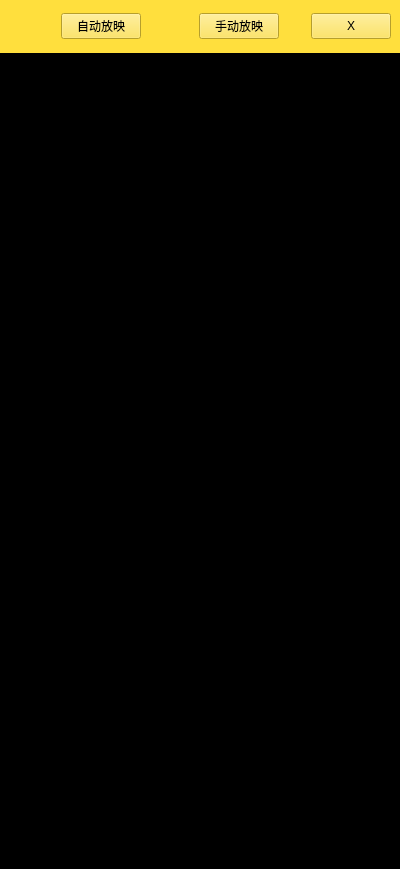
<?xml version="1.0" encoding="UTF-8"?>
<ui version="4.0">
 <class>PhotoFrame</class>
 <widget class="QWidget" name="PhotoFrame">
  <property name="geometry">
   <rect>
    <x>0</x>
    <y>0</y>
    <width>400</width>
    <height>869</height>
   </rect>
  </property>
  <property name="windowTitle">
   <string>Form</string>
  </property>
  <property name="styleSheet">
   <string notr="true">background-color: rgb(0, 0, 0);</string>
  </property>
  <layout class="QGridLayout" name="gridLayout">
   <property name="leftMargin">
    <number>0</number>
   </property>
   <property name="topMargin">
    <number>0</number>
   </property>
   <property name="rightMargin">
    <number>0</number>
   </property>
   <property name="bottomMargin">
    <number>30</number>
   </property>
   <property name="spacing">
    <number>0</number>
   </property>
   <item row="0" column="0">
    <widget class="QWidget" name="backgroundwidget" native="true">
     <property name="styleSheet">
      <string notr="true">background-color: rgb(0, 0, 0);</string>
     </property>
     <layout class="QGridLayout" name="gridLayout_2" rowstretch="1,10,2">
      <property name="leftMargin">
       <number>0</number>
      </property>
      <property name="topMargin">
       <number>0</number>
      </property>
      <property name="rightMargin">
       <number>0</number>
      </property>
      <property name="bottomMargin">
       <number>150</number>
      </property>
      <property name="spacing">
       <number>0</number>
      </property>
      <item row="2" column="0">
       <widget class="QWidget" name="buttomwidget" native="true">
        <property name="styleSheet">
         <string notr="true">background-color: rgb(91, 91, 91);</string>
        </property>
        <layout class="QGridLayout" name="gridLayout_5">
         <property name="leftMargin">
          <number>0</number>
         </property>
         <property name="topMargin">
          <number>0</number>
         </property>
         <property name="rightMargin">
          <number>0</number>
         </property>
         <property name="bottomMargin">
          <number>0</number>
         </property>
         <property name="spacing">
          <number>0</number>
         </property>
         <item row="0" column="0">
          <widget class="PhotoListView" name="tableViewPreview">
           <property name="styleSheet">
            <string notr="true">background-color: rgb(0, 0, 0);</string>
           </property>
          </widget>
         </item>
        </layout>
       </widget>
      </item>
      <item row="1" column="0">
       <widget class="QWidget" name="centerwidget" native="true">
        <layout class="QGridLayout" name="gridLayout_3" rowstretch="1,4,1">
         <property name="leftMargin">
          <number>0</number>
         </property>
         <property name="rightMargin">
          <number>0</number>
         </property>
         <item row="0" column="0">
          <spacer name="verticalSpacer_5">
           <property name="orientation">
            <enum>Qt::Vertical</enum>
           </property>
           <property name="sizeHint" stdset="0">
            <size>
             <width>20</width>
             <height>100</height>
            </size>
           </property>
          </spacer>
         </item>
         <item row="1" column="0">
          <widget class="PicItem" name="PicGraphicsView">
           <property name="styleSheet">
            <string notr="true">background-color: rgb(0, 0, 0);</string>
           </property>
          </widget>
         </item>
         <item row="2" column="0">
          <spacer name="verticalSpacer_6">
           <property name="orientation">
            <enum>Qt::Vertical</enum>
           </property>
           <property name="sizeHint" stdset="0">
            <size>
             <width>20</width>
             <height>99</height>
            </size>
           </property>
          </spacer>
         </item>
        </layout>
       </widget>
      </item>
      <item row="0" column="0">
       <widget class="QWidget" name="titlewidget" native="true">
        <property name="styleSheet">
         <string notr="true">background-color: rgb(255, 223, 61);
color: rgb(0, 0, 0);</string>
        </property>
        <layout class="QGridLayout" name="gridLayout_4" columnstretch="2,3,2,3,1,1" rowminimumheight="1,1,1">
         <item row="0" column="1">
          <spacer name="verticalSpacer_2">
           <property name="orientation">
            <enum>Qt::Vertical</enum>
           </property>
           <property name="sizeHint" stdset="0">
            <size>
             <width>20</width>
             <height>17</height>
            </size>
           </property>
          </spacer>
         </item>
         <item row="0" column="3">
          <spacer name="verticalSpacer_3">
           <property name="orientation">
            <enum>Qt::Vertical</enum>
           </property>
           <property name="sizeHint" stdset="0">
            <size>
             <width>20</width>
             <height>17</height>
            </size>
           </property>
          </spacer>
         </item>
         <item row="1" column="0">
          <spacer name="horizontalSpacer_2">
           <property name="orientation">
            <enum>Qt::Horizontal</enum>
           </property>
           <property name="sizeHint" stdset="0">
            <size>
             <width>42</width>
             <height>20</height>
            </size>
           </property>
          </spacer>
         </item>
         <item row="1" column="1">
          <widget class="QPushButton" name="autoDisplayButton">
           <property name="sizePolicy">
            <sizepolicy hsizetype="Expanding" vsizetype="Expanding">
             <horstretch>0</horstretch>
             <verstretch>0</verstretch>
            </sizepolicy>
           </property>
           <property name="text">
            <string>自动放映</string>
           </property>
          </widget>
         </item>
         <item row="1" column="2">
          <spacer name="horizontalSpacer">
           <property name="orientation">
            <enum>Qt::Horizontal</enum>
           </property>
           <property name="sizeHint" stdset="0">
            <size>
             <width>148</width>
             <height>20</height>
            </size>
           </property>
          </spacer>
         </item>
         <item row="1" column="3">
          <widget class="QPushButton" name="ManualButton">
           <property name="sizePolicy">
            <sizepolicy hsizetype="Expanding" vsizetype="Expanding">
             <horstretch>0</horstretch>
             <verstretch>0</verstretch>
            </sizepolicy>
           </property>
           <property name="text">
            <string>手动放映</string>
           </property>
          </widget>
         </item>
         <item row="1" column="4">
          <spacer name="horizontalSpacer_3">
           <property name="orientation">
            <enum>Qt::Horizontal</enum>
           </property>
           <property name="sizeHint" stdset="0">
            <size>
             <width>41</width>
             <height>20</height>
            </size>
           </property>
          </spacer>
         </item>
         <item row="1" column="5">
          <widget class="QPushButton" name="pushButton_Close">
           <property name="sizePolicy">
            <sizepolicy hsizetype="Expanding" vsizetype="Expanding">
             <horstretch>0</horstretch>
             <verstretch>0</verstretch>
            </sizepolicy>
           </property>
           <property name="text">
            <string>X</string>
           </property>
          </widget>
         </item>
         <item row="2" column="1">
          <spacer name="verticalSpacer">
           <property name="orientation">
            <enum>Qt::Vertical</enum>
           </property>
           <property name="sizeHint" stdset="0">
            <size>
             <width>20</width>
             <height>18</height>
            </size>
           </property>
          </spacer>
         </item>
         <item row="2" column="3">
          <spacer name="verticalSpacer_4">
           <property name="orientation">
            <enum>Qt::Vertical</enum>
           </property>
           <property name="sizeHint" stdset="0">
            <size>
             <width>20</width>
             <height>18</height>
            </size>
           </property>
          </spacer>
         </item>
        </layout>
       </widget>
      </item>
     </layout>
    </widget>
   </item>
  </layout>
 </widget>
 <customwidgets>
  <customwidget>
   <class>PhotoListView</class>
   <extends>QTableView</extends>
   <header location="global">BaseClass/photolistview.h</header>
  </customwidget>
  <customwidget>
   <class>PicItem</class>
   <extends>QGraphicsView</extends>
   <header location="global">BaseClass/picitem.h</header>
  </customwidget>
 </customwidgets>
 <resources/>
 <connections/>
</ui>
